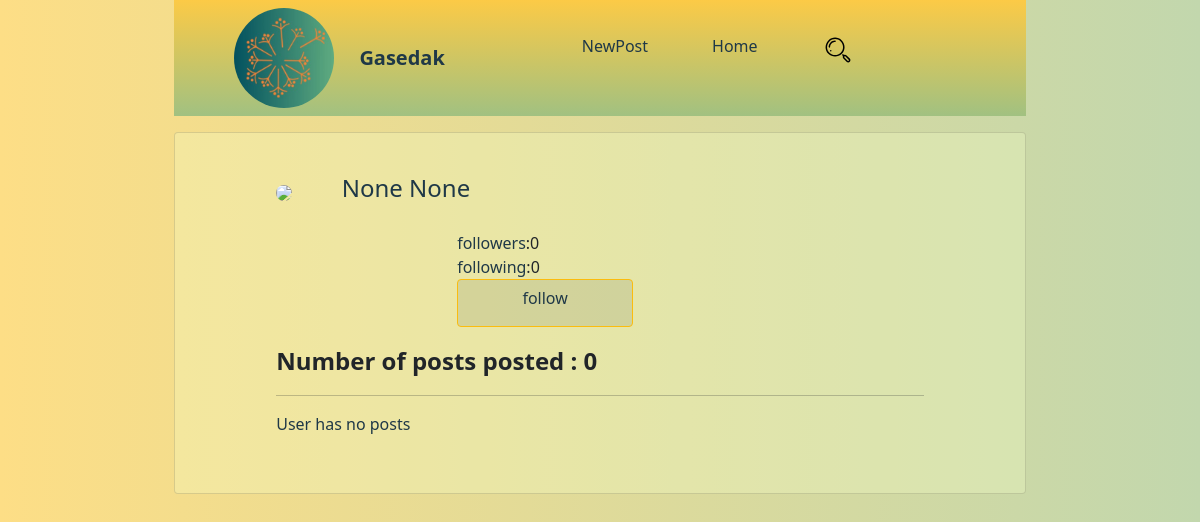
Before: /user/profile/3/ with the older database file.
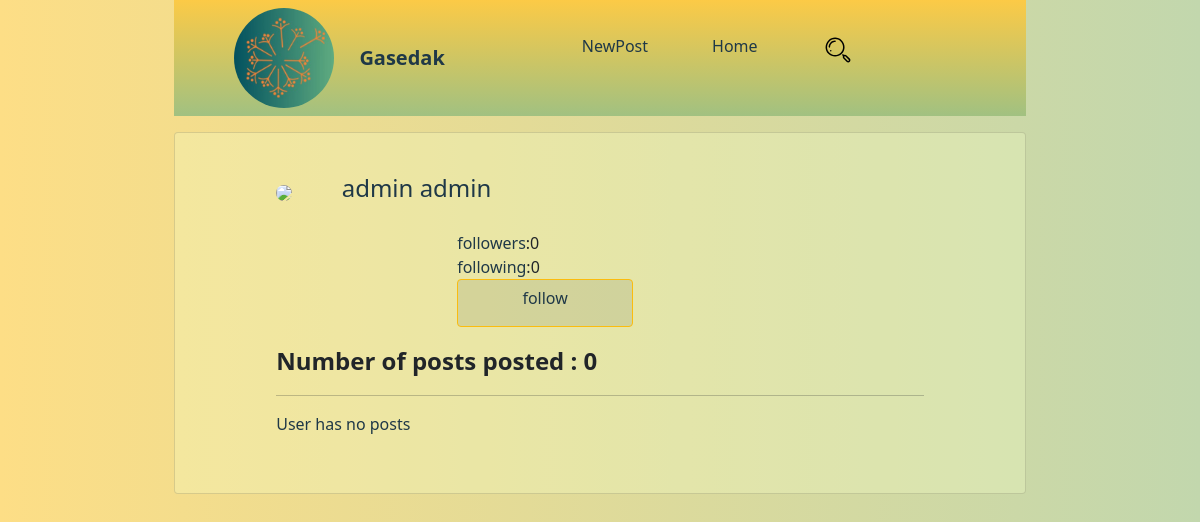
After: the same page with the newer database file.
### apps/account/models/user.py (models this page shows, shortened)
class User(AbstractBaseUser, PermissionsMixin):
    CHOICE_GENDER = [('0', 'Prefer Not To Say'), ('1', "Female"), ('2', 'Male')]
    first_name = models.CharField('First Name', max_length=30, validators=[name_validation])
    last_name = models.CharField('Last Name', max_length=30, validators=[name_validation])
    email = models.EmailField('Address Email', unique=True, null=True, blank=True)
    phone_number = models.CharField('Phone Numbers', unique=True, null=True, blank=True, max_length=11)
    token_sms = models.CharField(null=True, blank=True, max_length=6)
    user_name = models.CharField('Email or phone number', unique=True, max_length=50,
                                 validators=[user_name_validator])
    photo_profile = models.ImageField('Photo Profile', upload_to='profile/%y/%m/%d/', blank=True, null=True)
    gender = models.CharField("Gender", blank=True, null=True, max_length=1, choices=CHOICE_GENDER,
                              default='0')
    bio = models.TextField("Bio", blank=True, null=True)
    website = models.URLField('Address Website', blank=True, null=True)
    follow = models.ManyToManyField('account.User', related_name='following',
                                    through='Follow')
    request_follow = models.ManyToManyField('account.User', related_name='RequestFollow',
                                            through='RequestFollow')
    is_active = models.BooleanField(_('active'), default=True)
    is_superuser = models.BooleanField(_('superuser'), default=False)
    is_staff = models.BooleanField(_('staff'), default=False)
    objects = UserManagers()
    REQUIRED_FIELDS = []
    USERNAME_FIELD = 'user_name'
    class Meta:
        verbose_name = _('User')
        verbose_name_plural = _('Users')
        app_label = 'account'

### apps/account/views.py (the view)
# urls.py: path('profile/<int:other_user_pk>/', ProfileUser.as_view(), name="profile"),
class ProfileUser(View):
    def get(self, request, other_user_pk):
        posts = Post.objects.filter(author__in=[other_user_pk]).values("title", 'slug')
        count = Post.objects.filter(author__in=[other_user_pk]).count()
        comment = Comment.objects.filter(post=other_user_pk).values('user__first_name', 'user__last_name', 'comment')
        author = Post.objects.filter(author__in=[other_user_pk]).values('pk', 'author', 'author__first_name',
                                                                        'author__last_name')
        profile = User.objects.filter(pk=other_user_pk).values('id', 'bio', 'first_name', 'last_name', 'photo_profile',
                                                               'website')
        if not posts:
            return render(request, 'user/profile_without_post.html',
                          {"message": 'User has no posts', 'profile': profile[0]})
        return render(request, "user/profile.html",
                      {'posts': posts, 'author': author[0], 'count': count, 'comment': comment, 'profile': profile[0]})

### apps/account/managers.py (called while the page is built)
    def following(self, pk):
        following = [i['following__first_name'] + " " + i['following__last_name'] for i in
                     self.filter(user=pk).values('following__last_name', 'following__first_name').distinct()]
        return following

    def followers(self, pk):
        followers = [i['user__first_name'] + " " + i['user__last_name'] for i in
                     self.filter(following__in=[pk]).values('user__first_name', 'user__last_name')]
        return followers

### apps/account/templatetags/custom_tag_account.py (called while the page is built)
@register.simple_tag()
def count_followers(pk):
    followers = Follow.objects.followers(pk)
    return len(followers)

@register.simple_tag()
def count_following(pk):
    following = Follow.objects.following(pk)
    return len(following)

### apps/account/templates/user/profile_without_post.html (shortened to what this page needs)
{% extends 'base.html' %}
{% load custom_tag_account %}
{% load static %}
{% block header_content %}
    <img src="{% static "images/page/logo1.jpg" %}" width="100" height="100"
         class="logo d-inline-block align-top">
    <a class="link-header navbar-brand" style="color: #1F3847" href="#">Gasedak</a>
    <div class="collapse navbar-collapse" id="navbarNavDropdown">
        <ul class="navbar-nav" style="margin-left: 20%;">
            <li class="li_nav nav-item active pe-5">
                <a class="nav-link" style="color: #1F3847;" href="{% url "new_post" %}">NewPost</a>
            </li>
            <li class="li_nav nav-item pe-5 ">
                <a class="nav-link" style="color: #1F3847" href="{% url "home" %}">Home</a>
            </li>
            <li class="li_nav nav-item pe-5 ">
                <a class="nav-link" href="{% url "search_result" %}">
                    <figure class="icon-search"></figure>
                </a>
            </li>
        </ul>
    </div>
{% endblock %}
{% block content %}
    <link rel="stylesheet" type="text/css" href='{% static 'css/user/profile/profile_without_post.css' %}'>
    <div class="card background-color">
        <div class="card-body" style=" margin: 3% 10% 3% 10%;">
            {% if user.photo_profile == '' %}
                <img class="img_profile card-img"
                     src="{% static "images/page/user_profile.png" %}">
            {% else %}
                <img src='{{ MEDIA_URL }}{{ user.photo_profile }}' class="img_profile card-img">
            {% endif %}
            <h4 class="card-title title_name"> {{ profile.first_name }} {{ profile.last_name }}</h4>
            <ul class="ul_profile">
                <li><a class="card-link a_link"
                       href="{% url 'followers_list' profile.id %}">followers</a>:{% count_followers profile.id %}
                </li>
                <li><a class="card-link a_link"
                       href="{% url 'following_list' profile.id %}">following</a>:{% count_following profile.id %}
                </li>
                <div style="display:inline-flex ;">
                    <li>
                        {% if user.id != profile.id %}
                            <a class="btn btn-primary" href="{% url 'send_request_follow' profile.id %}">follow
                            </a>
                        {% endif %}
                    </li>
                </div>
            </ul>
                <p style="font-weight: bold ;font-size: x-large"> Number of posts posted : 0</p>
            <hr>
            <p style="color: #1F3847">{{ message }}</p>
        </div>
    </div>
{% endblock %}

Changed rows visible on the page:
changed User: first_name "None" → "admin"; last_name "None" → "admin"
